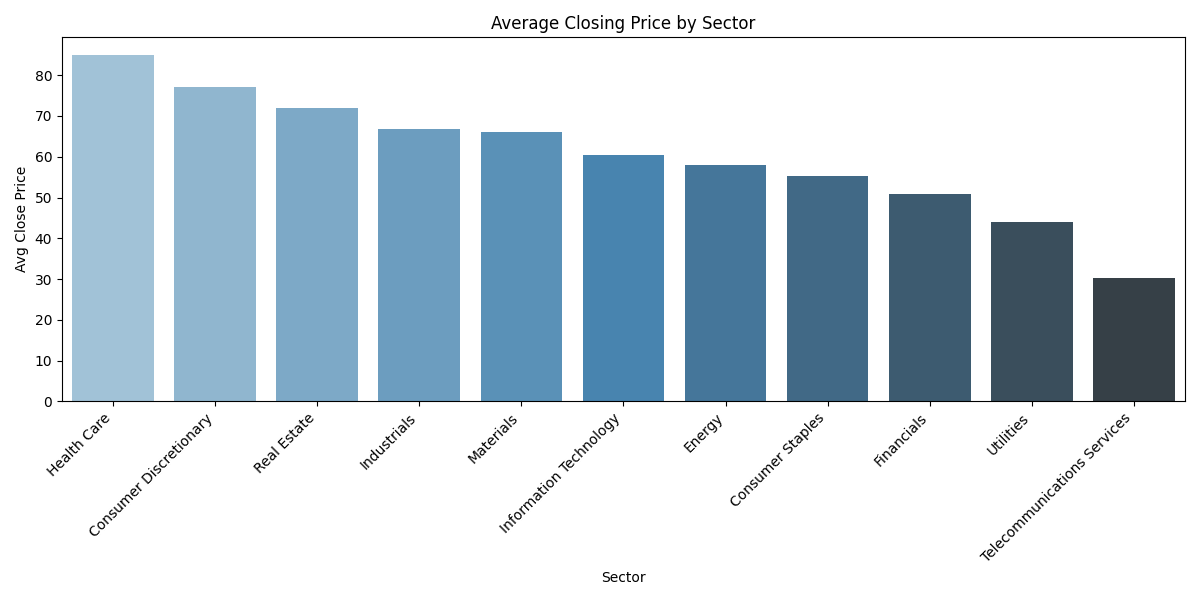

Reproduce this figure in Python.
import os
import pandas as pd
import matplotlib.pyplot as plt
import seaborn as sns

# Path to CSV
csv_path = os.path.join(os.path.dirname(__file__), '..', 'output', 'CLOSE_query_avg_close_by_sector.csv')
df = pd.read_csv(csv_path)

# Assign column names from Hive query
df.columns = ['sc.sector', 'avg_close_price']

# Sort data
df_sorted = df.sort_values(by='avg_close_price', ascending=False)

# Plot
plt.figure(figsize=(12, 6))
sns.barplot(data=df_sorted, x='sc.sector', y='avg_close_price', palette='Blues_d')

plt.title('Average Closing Price by Sector')
plt.xlabel('Sector')
plt.ylabel('Avg Close Price')
plt.xticks(rotation=45, ha='right')
plt.tight_layout()

# Save plot
output_path = os.path.join(os.path.dirname(__file__), 'CLOSE_query_avg_close_by_sector.png')
plt.savefig(output_path)
plt.close()

print(f"✅ Visualization saved to: {output_path}")
